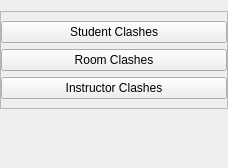
                  <widget class="QWidget" name="page">
                   <property name="geometry">
                    <rect>
                     <x>0</x>
                     <y>0</y>
                     <width>228</width>
                     <height>168</height>
                    </rect>
                   </property>
                   <attribute name="icon">
                    <iconset resource="icons.qrc">
                     <normaloff>:/icons/icons/New folder/clash_icon.png</normaloff>:/icons/icons/New folder/clash_icon.png</iconset>
                   </attribute>
                   <attribute name="label">
                    <string>View Clashes</string>
                   </attribute>
                   <layout class="QVBoxLayout" name="verticalLayout_17">
                    <property name="leftMargin">
                     <number>0</number>
                    </property>
                    <property name="rightMargin">
                     <number>0</number>
                    </property>
                    <item alignment="Qt::AlignTop">
                     <widget class="QFrame" name="frame_43">
                      <property name="frameShape">
                       <enum>QFrame::StyledPanel</enum>
                      </property>
                      <property name="frameShadow">
                       <enum>QFrame::Raised</enum>
                      </property>
                      <layout class="QVBoxLayout" name="verticalLayout_18">
                       <property name="leftMargin">
                        <number>0</number>
                       </property>
                       <property name="rightMargin">
                        <number>0</number>
                       </property>
                       <item>
                        <widget class="QPushButton" name="student_clash_menu_button">
                         <property name="text">
                          <string>Student Clashes</string>
                         </property>
                        </widget>
                       </item>
                       <item>
                        <widget class="QPushButton" name="room_clash_menu_button">
                         <property name="text">
                          <string>Room Clashes</string>
                         </property>
                        </widget>
                       </item>
                       <item>
                        <widget class="QPushButton" name="instructor_clash_menu_button">
                         <property name="text">
                          <string>Instructor Clashes</string>
                         </property>
                        </widget>
                       </item>
                      </layout>
                     </widget>
                    </item>
                   </layout>
                  </widget>
